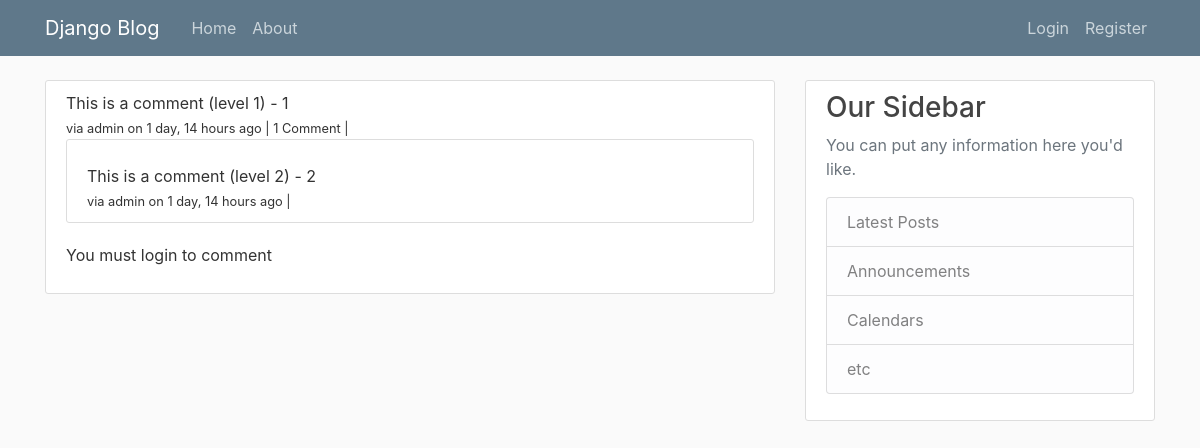
/comments/31/, run on an earlier commit of the app's database.
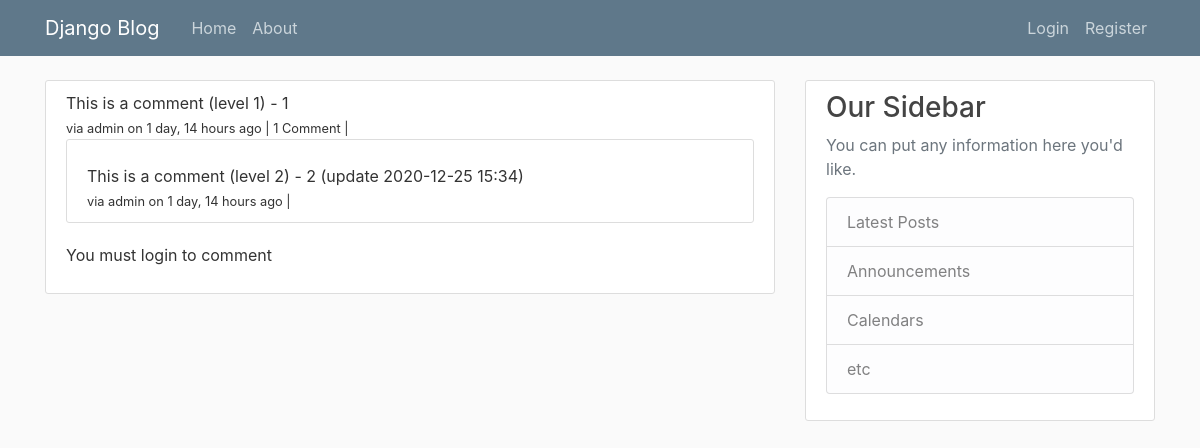
And on a later commit of the database.
### comments/models.py (models this page shows, shortened)
class Comment(models.Model):
    author = models.ForeignKey(User, on_delete=models.CASCADE, default=1)
    content_type = models.ForeignKey(ContentType, on_delete=models.CASCADE)
    object_id = models.PositiveIntegerField()
    content_object = GenericForeignKey('content_type', 'object_id')
    parent = models.ForeignKey("self", null=True, blank=True, on_delete=models.CASCADE)
    content = models.TextField()
    timestamp = models.DateTimeField(default=timezone.now)
    objects = CommentManager()
    class Meta:
        ordering = ['-timestamp']
    def children(self): #replies
        return Comment.objects.filter(parent=self)
    @property
    def is_parent(self):
        if self.parent is not None:
            return False
        return True

### comments/views.py (the view, shortened to what this page needs)
# urls.py: path('<int:pk>/', views.comment_thread, name='thread'),
def comment_thread(request, pk):
    try:
        obj = Comment.objects.get(id=pk)
    except:
        raise Http404
    if not obj.is_parent:
        obj = obj.parent
    content_object = obj.content_object # the Post that related the this comment
    content_id = obj.content_object.id
    initial_data = {
            "content_type": obj.content_type,
            "object_id": obj.object_id
    }
    form = CommentForm(request.POST or None, initial=initial_data)
    context = {
        "comment": obj,
        "form": form,
    }
    return render(request, 'comments/comment_thread.html', context)

### comments/templates/comments/comment_thread.html (shortened to what this page needs)
{% extends "blog/base.html" %}
{% load crispy_forms_tags %}
{% block content %}
  <article class="media content-section">
      <div class="media-body">
        {{ comment.content }}
        <br>
        <small>via {{ comment.author }} on {{ comment.timestamp|timesince }} ago | {% if comment.children.count > 0 %}{{ comment.children.count }} Comment | {% endif %} </small>
        <div class="comment-reply">
          {% for child_comment in comment.children %}
          <div class="media content-section pt-0 mt-0">
            <div class="media-body">
              <br>{{ child_comment.content }}
              <br>
              <small>via {{ child_comment.author }} on {{ child_comment.timestamp|timesince }} ago | {% if request.user == child_comment.author %}<a href="{{ child_comment.get_delete_url }}">Delete</a>{% endif %}</small>
            </div>
          </div>
          {% endfor %}
          {% if request.user.is_authenticated %}
            <form method="post" action="">
              {% csrf_token %}
              {{ form|crispy }}
              <input type="hidden" name="parent_id" value="{{ comment.id }}">
              <input type="submit" value="Reply" class="btn btn-default">
            </form>
          {% else %}
            <p>You must login to comment</p>
          {% endif %}
        </div>
      </div>
  </article>
{% endblock content %}

What changed in the data, as far as the page shows it:
changed Comment: content "This is a comment (level 2) - 2" → "This is a comment (level 2) - 2 (update 2020-12-25 15:34)"
